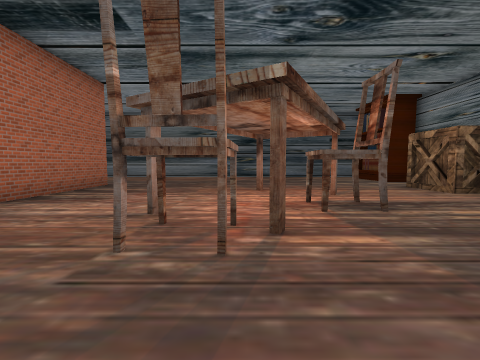
[1] (above)

12 first-person views from a walk through a 3-D level made in the Unity game engine. The camera is 1.3 m above the floor, tilts 4° down and sees 90° across. The floor is counted in squares, 2 m on a side. Each view is taken from the middle of a square. On the plan, view 1 faces up. The plan holds only what a view shows up to about 9 squares ahead; the rest is blank. Some surface patterns are stand-ins.

[2]
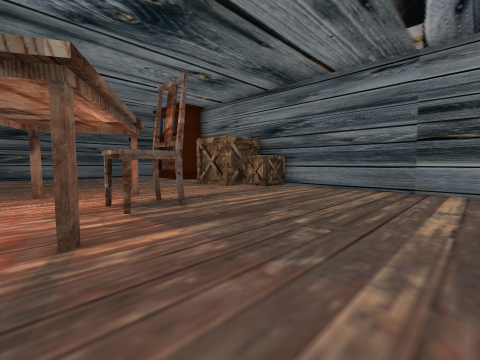

[3]
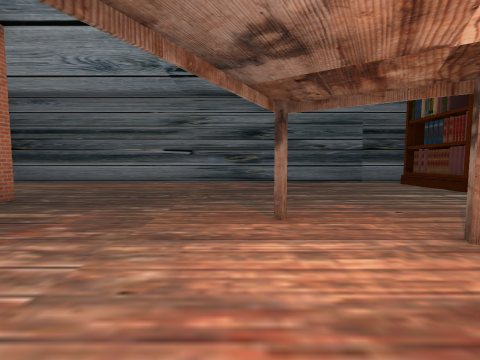

[4]
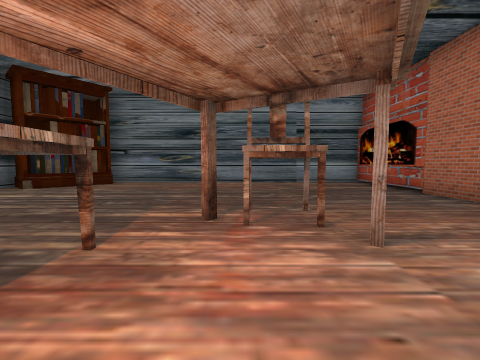

[5]
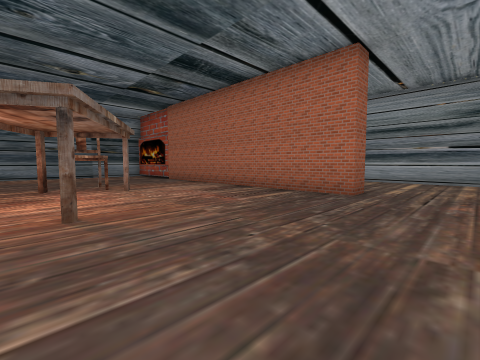

[6]
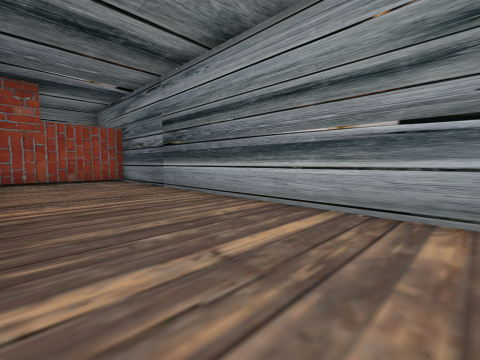

[7]
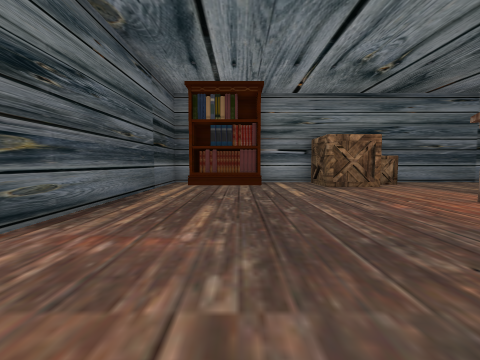

[8]
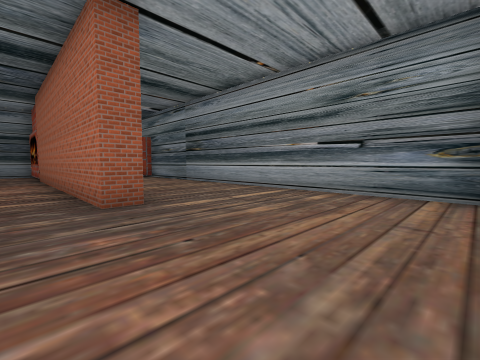

[9]
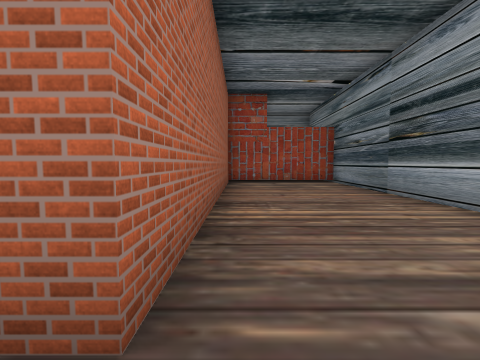

[10]
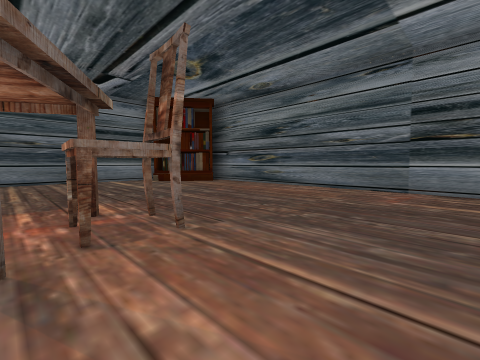

[11]
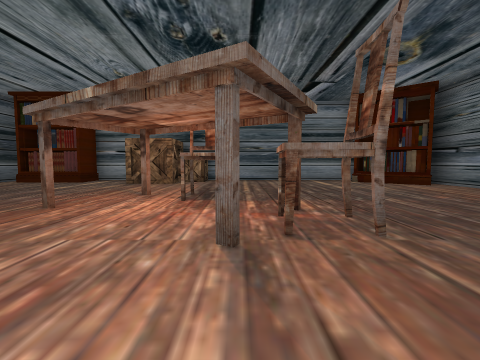

[12]
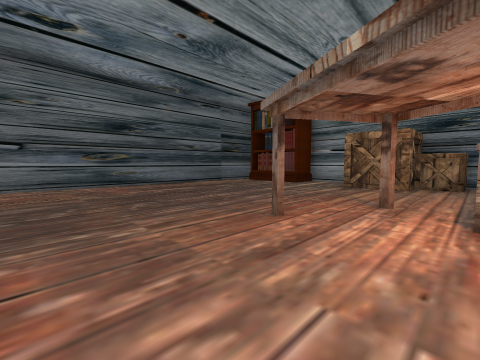

### Floor plan
Key: @ floor where view 1 was taken; # wall or solid block; . floor; C crate; H chair.
Columns run from 9 left of view 1 to 7 right of it. Each row starts with its distance up from view 1.
 12 #################
 11 #...............#
 10 #.............###
  9 #.............###
  8 #...............#
  7 #....#..........#
  6 #....#...#....###
  5 #....#.....#..CC
  4 #....#....HH....#
  3 #....#..#.......#
  2 #....#..HH......#
  1 #....#..........#
  0 #....#...@......#
 -1 ######........###
 -2      #.......###
 -3      #.......##
 -4      #########

Where each view was taken, in squares from view 1:
view 1: 0 up, 0 right, facing up
view 2: 0 up, 0 right, facing up-right
view 3: 3 up, 0 right, facing up
view 4: 5 up, 0 right, facing down
view 5: 9 up, 1 right, facing down-left
view 6: 9 up, 5 left, facing down-left
view 7: 9 up, 2 left, facing right
view 8: 11 up, 3 left, facing down-left
view 9: 8 up, 5 left, facing down
view 10: 3 up, 3 left, facing down-right
view 11: 3 up, 3 left, facing right
view 12: 4 up, 2 left, facing up-right
